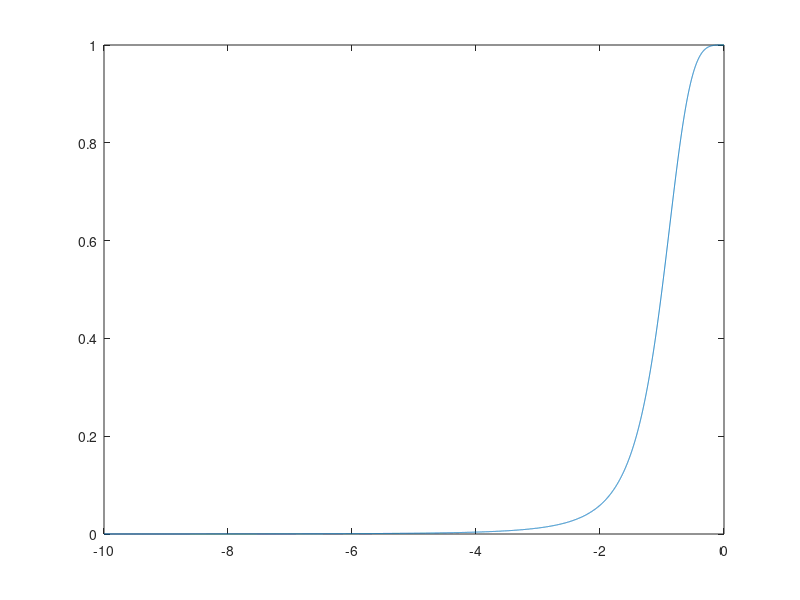

Write MATLAB code to recreate this figure. (Note: this script raises an error after producing the figure.)
% Ejercicio 1
clear all;
close all;
% Funcion del problema y'=f(t,y)
f = @(t, y) -4*(t.^3).*(y.^2);
y0 = 1/10001;
t0 = -10;
T = 10;

%Parametros del método Runge-Kutta utilizado
c = [0 1/3 2/3];
b = [3/7 1/7 3/7];
A = [0    0   0;
     1/3  0   0;
     1/3  1/3 0];
N0 = 100;
n = 15;

%% Solución exacta
ttrue = t0:0.001:t0+T; %Particion fina
ytrue = @(t) 1./(t.^4+1);
yt = ytrue(ttrue);
dydt = @(t) -4*t.^3./(1+t.^4).^2;

plot(ttrue, yt);

N(1) = N0;
for i = 1:n-1
  N(i+1) = 2*N(i);
endfor

for i=1:n
  [t, yRK] = RK(c, A, b, f, y0, t0, T, N(i));
  y = ytrue(t);
  err(i) = max(abs(yRK-y));
  %figure(1);
  %plot(t, yRK, '*-', ttrue, yt, 'r-');
endfor

figure(2);
plot(log(N),log(err),'*',log(N),-log(N),'-', log(N), -2*log(N), '+',log(N),-3*log(N),'-.');
legend('log(err) Runge-Kutta','-log n','-2log n', '-3log n', 'Location','Best');
title(['Santiago Méndez García: Ejercicio 1, orden 1']);
xlabel('N (número de intervalos de la partición)')